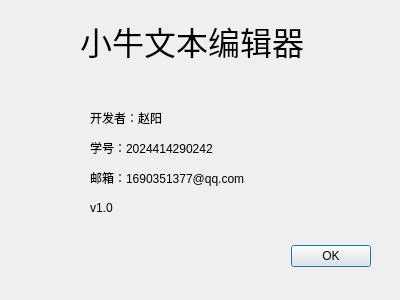
<?xml version="1.0" encoding="UTF-8"?>
<ui version="4.0">
 <class>AboutDialogClass</class>
 <widget class="QDialog" name="Dialog">
  <property name="geometry">
   <rect>
    <x>0</x>
    <y>0</y>
    <width>400</width>
    <height>300</height>
   </rect>
  </property>
  <property name="windowTitle">
   <string>Dialog</string>
  </property>
  <widget class="QDialogButtonBox" name="buttonBox">
   <property name="geometry">
    <rect>
     <x>30</x>
     <y>240</y>
     <width>341</width>
     <height>32</height>
    </rect>
   </property>
   <property name="orientation">
    <enum>Qt::Orientation::Horizontal</enum>
   </property>
   <property name="standardButtons">
    <set>QDialogButtonBox::StandardButton::Ok</set>
   </property>
  </widget>
  <widget class="QLabel" name="label">
   <property name="geometry">
    <rect>
     <x>80</x>
     <y>10</y>
     <width>271</width>
     <height>61</height>
    </rect>
   </property>
   <property name="font">
    <font>
     <pointsize>24</pointsize>
    </font>
   </property>
   <property name="text">
    <string>小牛文本编辑器</string>
   </property>
  </widget>
  <widget class="QLabel" name="label_2">
   <property name="geometry">
    <rect>
     <x>90</x>
     <y>110</y>
     <width>91</width>
     <height>16</height>
    </rect>
   </property>
   <property name="text">
    <string>开发者：赵阳</string>
   </property>
  </widget>
  <widget class="QLabel" name="label_3">
   <property name="geometry">
    <rect>
     <x>90</x>
     <y>140</y>
     <width>131</width>
     <height>16</height>
    </rect>
   </property>
   <property name="text">
    <string>学号：2024414290242</string>
   </property>
  </widget>
  <widget class="QLabel" name="label_4">
   <property name="geometry">
    <rect>
     <x>90</x>
     <y>170</y>
     <width>171</width>
     <height>16</height>
    </rect>
   </property>
   <property name="text">
    <string>邮箱：1690351377@qq.com</string>
   </property>
  </widget>
  <widget class="QLabel" name="label_5">
   <property name="geometry">
    <rect>
     <x>90</x>
     <y>200</y>
     <width>54</width>
     <height>16</height>
    </rect>
   </property>
   <property name="text">
    <string>v1.0</string>
   </property>
  </widget>
 </widget>
 <resources/>
 <connections>
  <connection>
   <sender>buttonBox</sender>
   <signal>accepted()</signal>
   <receiver>Dialog</receiver>
   <slot>accept()</slot>
   <hints>
    <hint type="sourcelabel">
     <x>248</x>
     <y>254</y>
    </hint>
    <hint type="destinationlabel">
     <x>157</x>
     <y>274</y>
    </hint>
   </hints>
  </connection>
  <connection>
   <sender>buttonBox</sender>
   <signal>rejected()</signal>
   <receiver>Dialog</receiver>
   <slot>reject()</slot>
   <hints>
    <hint type="sourcelabel">
     <x>316</x>
     <y>260</y>
    </hint>
    <hint type="destinationlabel">
     <x>286</x>
     <y>274</y>
    </hint>
   </hints>
  </connection>
 </connections>
</ui>
